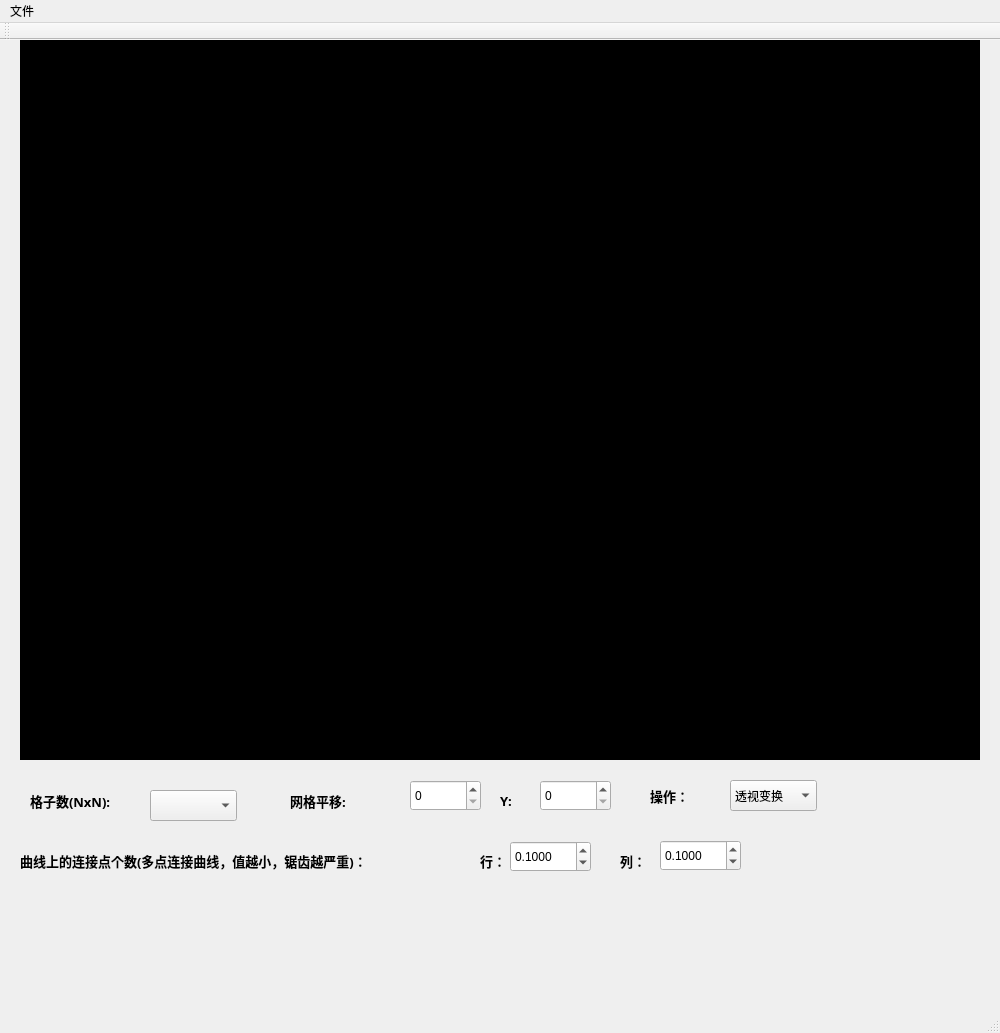
<?xml version="1.0" encoding="UTF-8"?>
<ui version="4.0">
 <class>BezierImageDistortion_FinalClass</class>
 <widget class="QMainWindow" name="BezierImageDistortion_FinalClass">
  <property name="geometry">
   <rect>
    <x>0</x>
    <y>0</y>
    <width>1000</width>
    <height>1033</height>
   </rect>
  </property>
  <property name="minimumSize">
   <size>
    <width>1000</width>
    <height>1033</height>
   </size>
  </property>
  <property name="maximumSize">
   <size>
    <width>1000</width>
    <height>1033</height>
   </size>
  </property>
  <property name="windowTitle">
   <string>BezierImageDistortion_Final</string>
  </property>
  <widget class="QWidget" name="centralWidget">
   <widget class="QLabel" name="label_show">
    <property name="geometry">
     <rect>
      <x>20</x>
      <y>0</y>
      <width>960</width>
      <height>720</height>
     </rect>
    </property>
    <property name="font">
     <font>
      <family>微软雅黑</family>
      <pointsize>14</pointsize>
      <weight>75</weight>
      <bold>true</bold>
     </font>
    </property>
    <property name="styleSheet">
     <string notr="true">background-color: rgb(0, 0, 0);</string>
    </property>
    <property name="frameShape">
     <enum>QFrame::Box</enum>
    </property>
    <property name="text">
     <string>Image/Video SHOW</string>
    </property>
   </widget>
   <widget class="QLabel" name="label">
    <property name="geometry">
     <rect>
      <x>30</x>
      <y>740</y>
      <width>111</width>
      <height>41</height>
     </rect>
    </property>
    <property name="font">
     <font>
      <family>微软雅黑</family>
      <pointsize>10</pointsize>
      <weight>75</weight>
      <bold>true</bold>
     </font>
    </property>
    <property name="text">
     <string>格子数(NxN):</string>
    </property>
   </widget>
   <widget class="QComboBox" name="comboBox_count">
    <property name="geometry">
     <rect>
      <x>150</x>
      <y>750</y>
      <width>87</width>
      <height>31</height>
     </rect>
    </property>
   </widget>
   <widget class="QComboBox" name="comboBox_oper">
    <property name="geometry">
     <rect>
      <x>730</x>
      <y>740</y>
      <width>87</width>
      <height>31</height>
     </rect>
    </property>
    <item>
     <property name="text">
      <string>透视变换</string>
     </property>
    </item>
    <item>
     <property name="text">
      <string>不规则区域</string>
     </property>
    </item>
    <item>
     <property name="text">
      <string>矫正</string>
     </property>
    </item>
    <item>
     <property name="text">
      <string>Bezier拉伸</string>
     </property>
    </item>
   </widget>
   <widget class="QSpinBox" name="spinBox_grid_x">
    <property name="geometry">
     <rect>
      <x>410</x>
      <y>740</y>
      <width>71</width>
      <height>31</height>
     </rect>
    </property>
    <property name="maximum">
     <number>960</number>
    </property>
   </widget>
   <widget class="QLabel" name="label_2">
    <property name="geometry">
     <rect>
      <x>650</x>
      <y>740</y>
      <width>51</width>
      <height>31</height>
     </rect>
    </property>
    <property name="font">
     <font>
      <family>微软雅黑</family>
      <pointsize>10</pointsize>
      <weight>75</weight>
      <bold>true</bold>
     </font>
    </property>
    <property name="text">
     <string>操作：</string>
    </property>
   </widget>
   <widget class="QLabel" name="label_3">
    <property name="geometry">
     <rect>
      <x>290</x>
      <y>740</y>
      <width>91</width>
      <height>41</height>
     </rect>
    </property>
    <property name="font">
     <font>
      <family>微软雅黑</family>
      <pointsize>10</pointsize>
      <weight>75</weight>
      <bold>true</bold>
     </font>
    </property>
    <property name="text">
     <string>网格平移:</string>
    </property>
   </widget>
   <widget class="QLabel" name="label_4">
    <property name="geometry">
     <rect>
      <x>480</x>
      <y>810</y>
      <width>31</width>
      <height>21</height>
     </rect>
    </property>
    <property name="font">
     <font>
      <family>微软雅黑</family>
      <pointsize>10</pointsize>
      <weight>75</weight>
      <bold>true</bold>
     </font>
    </property>
    <property name="text">
     <string>行：</string>
    </property>
   </widget>
   <widget class="QLabel" name="label_5">
    <property name="geometry">
     <rect>
      <x>500</x>
      <y>740</y>
      <width>21</width>
      <height>41</height>
     </rect>
    </property>
    <property name="font">
     <font>
      <family>微软雅黑</family>
      <pointsize>10</pointsize>
      <weight>75</weight>
      <bold>true</bold>
     </font>
    </property>
    <property name="text">
     <string>Y:</string>
    </property>
   </widget>
   <widget class="QSpinBox" name="spinBox_grid_y">
    <property name="geometry">
     <rect>
      <x>540</x>
      <y>740</y>
      <width>71</width>
      <height>31</height>
     </rect>
    </property>
    <property name="maximum">
     <number>720</number>
    </property>
   </widget>
   <widget class="QLabel" name="label_6">
    <property name="geometry">
     <rect>
      <x>20</x>
      <y>800</y>
      <width>451</width>
      <height>41</height>
     </rect>
    </property>
    <property name="font">
     <font>
      <family>微软雅黑</family>
      <pointsize>10</pointsize>
      <weight>75</weight>
      <bold>true</bold>
     </font>
    </property>
    <property name="text">
     <string>曲线上的连接点个数(多点连接曲线，值越小，锯齿越严重)：</string>
    </property>
   </widget>
   <widget class="QLabel" name="label_7">
    <property name="geometry">
     <rect>
      <x>620</x>
      <y>810</y>
      <width>31</width>
      <height>21</height>
     </rect>
    </property>
    <property name="font">
     <font>
      <family>微软雅黑</family>
      <pointsize>10</pointsize>
      <weight>75</weight>
      <bold>true</bold>
     </font>
    </property>
    <property name="text">
     <string>列：</string>
    </property>
   </widget>
   <widget class="QDoubleSpinBox" name="doubleSpinBox_bzRow">
    <property name="geometry">
     <rect>
      <x>510</x>
      <y>801</y>
      <width>81</width>
      <height>31</height>
     </rect>
    </property>
    <property name="decimals">
     <number>4</number>
    </property>
    <property name="maximum">
     <double>1.000000000000000</double>
    </property>
    <property name="singleStep">
     <double>0.000100000000000</double>
    </property>
    <property name="value">
     <double>0.100000000000000</double>
    </property>
   </widget>
   <widget class="QDoubleSpinBox" name="doubleSpinBox_bzCol">
    <property name="geometry">
     <rect>
      <x>660</x>
      <y>800</y>
      <width>81</width>
      <height>31</height>
     </rect>
    </property>
    <property name="decimals">
     <number>4</number>
    </property>
    <property name="maximum">
     <double>1.000000000000000</double>
    </property>
    <property name="singleStep">
     <double>0.000100000000000</double>
    </property>
    <property name="value">
     <double>0.100000000000000</double>
    </property>
   </widget>
  </widget>
  <widget class="QMenuBar" name="menuBar">
   <property name="geometry">
    <rect>
     <x>0</x>
     <y>0</y>
     <width>1000</width>
     <height>26</height>
    </rect>
   </property>
   <widget class="QMenu" name="menu">
    <property name="title">
     <string>文件</string>
    </property>
    <addaction name="action_open_test_img"/>
    <addaction name="action_open_image"/>
    <addaction name="action_open_video"/>
   </widget>
   <addaction name="menu"/>
  </widget>
  <widget class="QToolBar" name="mainToolBar">
   <attribute name="toolBarArea">
    <enum>TopToolBarArea</enum>
   </attribute>
   <attribute name="toolBarBreak">
    <bool>false</bool>
   </attribute>
  </widget>
  <widget class="QStatusBar" name="statusBar"/>
  <action name="action_open_image">
   <property name="text">
    <string>打开图片</string>
   </property>
  </action>
  <action name="action_open_video">
   <property name="text">
    <string>打开视频</string>
   </property>
  </action>
  <action name="action_open_test_img">
   <property name="text">
    <string>测试图片</string>
   </property>
  </action>
 </widget>
 <layoutdefault spacing="6" margin="11"/>
 <resources>
  <include location="BezierImageDistortion_Final.qrc"/>
 </resources>
 <connections/>
</ui>
